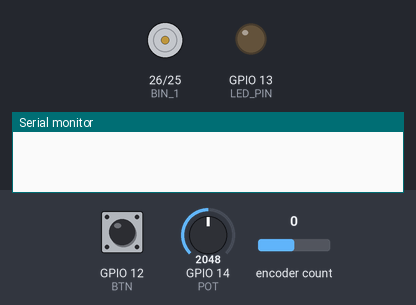
Bench run of a sketch on a simulated ESP32. Shown: motor-driver pin pairs drawn as motors (green arrow = first pin HIGH = forward, orange = second pin HIGH = backward, longer = more drive), output pins drawn as LEDs (lit = HIGH), the last lines printed to the serial monitor. The inputs (shaded band) are chosen by the test bench; at power-on: GPIO 12 (BTN) LOW, GPIO 14 (POT) = 2048, encoder count 0.

Above: at 1.2 s.
1.3 s: GPIO 12 (BTN) pulled HIGH for 0.15 s
At 2.3 s:
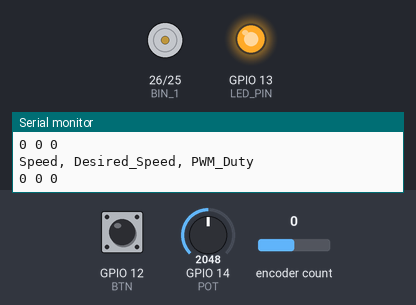
2.9 s: GPIO 14 (POT) set to 2866
At 3.5 s:
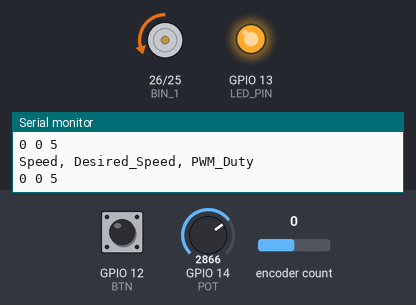
4.4 s: GPIO 14 (POT) set to 3603
At 4.7 s:
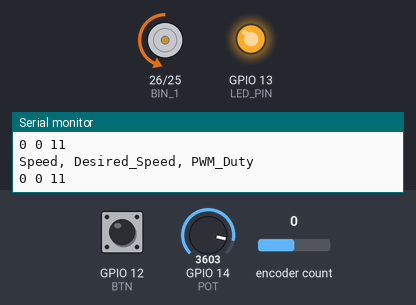
5.9 s: GPIO 14 (POT) set to 4095
At 7.0 s:
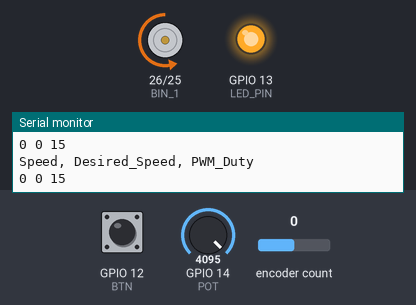
7.4 s: GPIO 14 (POT) set to 1228
At 8.2 s:
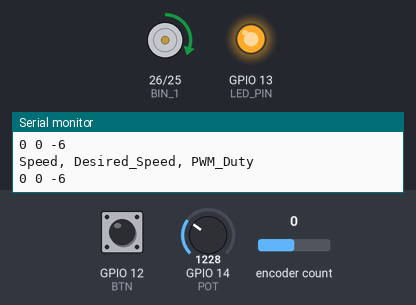
8.9 s: GPIO 14 (POT) set to 491
At 9.3 s:
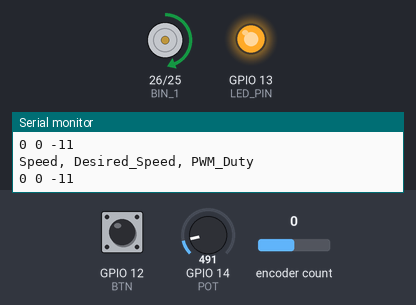
Timing chart, 0 to 11.4 s (numbered marks = the images above; inputs shaded):
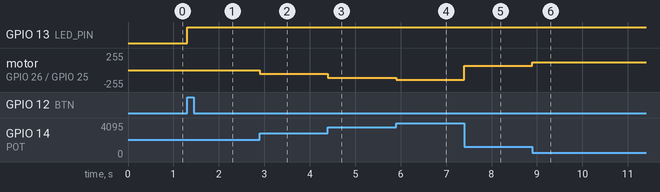

The sketch:

motor_template.ino
```cpp
#include <ESP32Encoder.h>
#define BIN_1 26
#define BIN_2 25
#define LED_PIN 13
#define BTN 12
#define POT 14

ESP32Encoder encoder;

int omegaSpeed = 0;
int omegaDes = 0;
int D = 0;
byte state = 0;


//Setup interrupt variables ----------------------------
volatile int count = 0; // encoder count
volatile bool interruptCounter = false;    // check timer interrupt 1
volatile bool deltaT = false;     // check timer interrupt 2
int totalInterrupts = 0;   // counts the number of triggering of the alarm
hw_timer_t * timer0 = NULL;
hw_timer_t * timer1 = NULL;
portMUX_TYPE timerMux0 = portMUX_INITIALIZER_UNLOCKED;
portMUX_TYPE timerMux1 = portMUX_INITIALIZER_UNLOCKED;
volatile bool buttonIsPressed = false;

// setting PWM properties ----------------------------
const int freq = 5000;
const int ledChannel_1 = 1;
const int ledChannel_2 = 2;
const int resolution = 8;
const int MAX_PWM_VOLTAGE = 255;
const int NOM_PWM_VOLTAGE = 150;

//Initialization ------------------------------------
void IRAM_ATTR onTime0() {
  portENTER_CRITICAL_ISR(&timerMux0);
  interruptCounter = true; // the function to be called when timer interrupt is triggered
  portEXIT_CRITICAL_ISR(&timerMux0);
}

void IRAM_ATTR onTime1() {
  portENTER_CRITICAL_ISR(&timerMux1);
  count = encoder.getCount( );
  encoder.clearCount ( );
  deltaT = true; // the function to be called when timer interrupt is triggered
  portEXIT_CRITICAL_ISR(&timerMux1);
}

void IRAM_ATTR isr() {  // the function to be called when interrupt is triggered
    buttonIsPressed = true;
}

void setup() {
  // put your setup code here, to run once:
  pinMode(BTN, INPUT); // configures the specified pin to behave either as an input or an output
  pinMode(POT, INPUT);
  pinMode(LED_PIN, OUTPUT);
  digitalWrite(LED_PIN, LOW); // sets the initial state of LED as turned-off
  attachInterrupt(BTN, isr, RISING);

  Serial.begin(115200);
  ESP32Encoder::useInternalWeakPullResistors = UP; // Enable the weak pull up resistors
  encoder.attachHalfQuad(33, 27); // Attache pins for use as encoder pins
  encoder.setCount(0);  // set starting count value after attaching

  // configure LED PWM functionalitites
  ledcSetup(ledChannel_1, freq, resolution);
  ledcSetup(ledChannel_2, freq, resolution);

  // attach the channel to the GPIO to be controlled
  ledcAttachPin(BIN_1, ledChannel_1);
  ledcAttachPin(BIN_2, ledChannel_2);

  // initilize timer
  timer0 = timerBegin(0, 80, true);  // timer 0, MWDT clock period = 12.5 ns * TIMGn_Tx_WDT_CLK_PRESCALE -> 12.5 ns * 80 -> 1000 ns = 1 us, countUp
  timerAttachInterrupt(timer0, &onTime0, true); // edge (not level) triggered
  timerAlarmWrite(timer0, 2000000, true); // 2000000 * 1 us = 2 s, autoreload true

  timer1 = timerBegin(1, 80, true);  // timer 1, MWDT clock period = 12.5 ns * TIMGn_Tx_WDT_CLK_PRESCALE -> 12.5 ns * 80 -> 1000 ns = 1 us, countUp
  timerAttachInterrupt(timer1, &onTime1, true); // edge (not level) triggered
  timerAlarmWrite(timer1, 10000, true); // 10000 * 1 us = 10 ms, autoreload true

  // at least enable the timer alarms
  timerAlarmEnable(timer0); // enable
  timerAlarmEnable(timer1); // enable
}

void loop() {
  // put your main code here, to run repeatedly:
  switch (state) {

    case 0 : // motor is stopped
      if (buttonPressEvent()) {
        state = 1;
        startMotorResponse();
      }
      break;

    case 1 : // motor running
      if (deltaT) {
        portENTER_CRITICAL(&timerMux1);
        deltaT = false;
        portEXIT_CRITICAL(&timerMux1);

        omegaSpeed = count;

        //EDIT THIS SECTION FOR A5 ASSIGNMENT
        //For A5 you will need to decide how to define omegaDes
        //It is recommended to measure the maximum speed (in counts per time loop)
        //while under no-load when NOM_PWM_VOLTAGE is applied.
        //Then, take this term and use it to compute the difference between
        //real and desired speed. Use this difference to implement
        //the various control strategies in A5.

        //Stand-in mapping between the pot reading and motor command.
        D = map(analogRead(POT), 0, 4095, -NOM_PWM_VOLTAGE, NOM_PWM_VOLTAGE);
        // omegaDes = map(analogRead(POT), 0, 4095, -omega_max, omega_max); // for bang-bang and feedback control, please specify omega_max value.

        //END A5 CONTROL SECTION

        //Ensure that you don't go past the maximum possible command
        if (D > MAX_PWM_VOLTAGE) {
          D = MAX_PWM_VOLTAGE;
        }
        else if (D < -MAX_PWM_VOLTAGE) {
          D = -MAX_PWM_VOLTAGE;
        }

      //Map the D value to motor directionality
      //Assumes encoder direction is same as GSI
      if (D > 0) {
        ledcWrite(ledChannel_1, LOW);
        ledcWrite(ledChannel_2, D);
      }
      else if (D < 0) {
        ledcWrite(ledChannel_2, LOW);
        ledcWrite(ledChannel_1, -D);
      }
      else {
        ledcWrite(ledChannel_2, LOW);
        ledcWrite(ledChannel_1, LOW);
      }

      plotControlData();
      }

      if (buttonPressEvent()) {
      state = 0;
      stopMotorResponse();
      }
      break;

      default: // should not happen
      Serial.println("SM_ERROR");
      break;
  }
}

//Event Checkers
bool buttonPressEvent() {
  if (buttonIsPressed == true){
    buttonIsPressed = false;
    return true;
  }
  else {
    return false;
  }
}

//Event Service Responses
void stopMotorResponse() {
  ledcWrite(ledChannel_2, LOW);
  ledcWrite(ledChannel_1, LOW);
  digitalWrite(LED_PIN, LOW);
}

void startMotorResponse() {
  ledcWrite(ledChannel_1, LOW);
  ledcWrite(ledChannel_2, D);
  digitalWrite(LED_PIN, HIGH);
}

//Other functions

void plotControlData() {
  Serial.println("Speed, Desired_Speed, PWM_Duty");
  Serial.print(omegaSpeed);
  Serial.print(" ");
  Serial.print(omegaDes);
  Serial.print(" ");
  Serial.println(D/10);  //PWM is scaled by 1/10 to get more intelligible graph
}
```

Measured:
- after the input at 1.3 s, GPIO 13 (LED_PIN): LOW → HIGH at once
- after the input at 2.9 s, motor on GPIO 26 (BIN_1) / GPIO 25 (BIN_2): stopped → backward 59/255 at once
- after the input at 4.4 s, motor on GPIO 26 (BIN_1) / GPIO 25 (BIN_2): backward 59/255 → backward 113/255 at once
- after the input at 5.9 s, motor on GPIO 26 (BIN_1) / GPIO 25 (BIN_2): backward 113/255 → backward 149/255 at once
- after the input at 7.4 s, motor on GPIO 26 (BIN_1) / GPIO 25 (BIN_2): backward 149/255 → forward 61/255 at once
- after the input at 8.9 s, motor on GPIO 26 (BIN_1) / GPIO 25 (BIN_2): forward 61/255 → forward 115/255 at once
